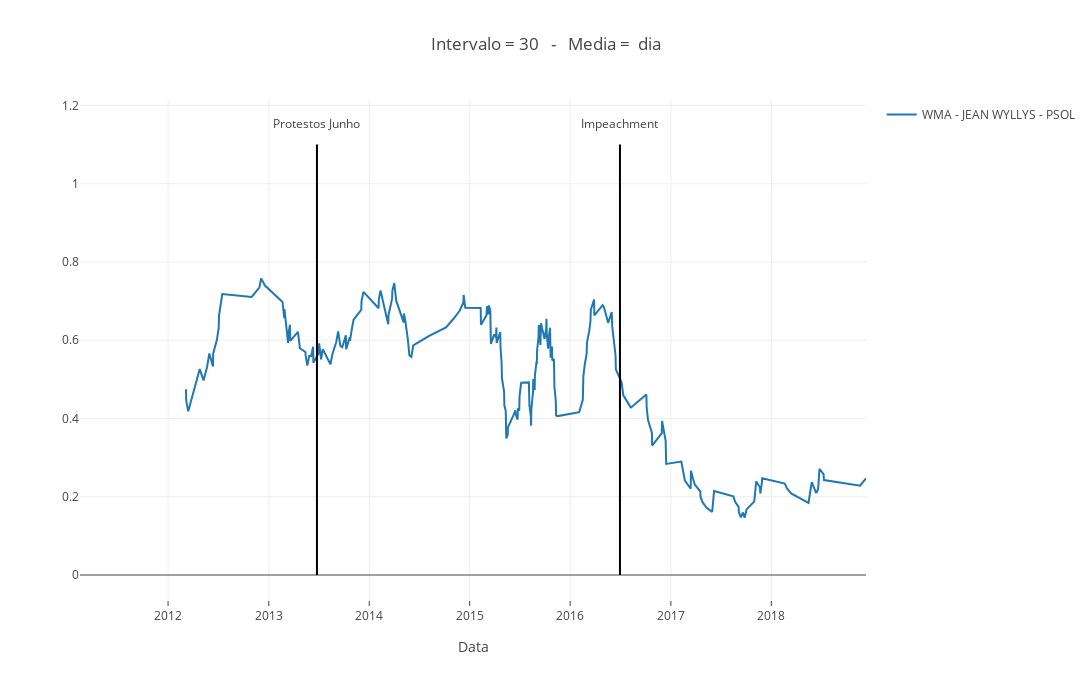

Write notebook code for a chart like this one.
### Code cell
data=[]
for moving in movings_list:
    
    if deputado == 'Congresso':
        trace = go.Scatter(
                            x = xxx,
                            y = movings[moving],
                            mode = "lines",
                            name = "%s - Congresso"%moving.upper(),
        #                     marker = dict(color = 'red'),
        #                     text= df.university_name
                            )

        data.append(trace)
        
        
    else:
        trace = go.Scatter(
                            x = xxx,
                            y = movings[moving],
                            mode = "lines",
                            name = "%s - %s - %s" %(moving.upper(),deputado,partidos[len(partidos)-1]),
        #                     marker = dict(color = 'red'),
        #                     text= df.university_name
                            )

        data.append(trace)

layout = dict(title = 'Intervalo = %i   -   Media =  %s' %(n,intervalo),
              xaxis= dict(title= 'Data',ticklen= 5,zeroline= False,
                         range = [min(xxx),max(xxx)]
                         ),
              width=800*1.73,
              height=400*1.7,
             )

fig = dict(data = data + acontecimentos(), layout = layout)
plotly.offline.plot(fig)
iplot(fig)

### Figure 1 — Plotly figure (JSON) as saved in the notebook; plotly's stock layout.template omitted (floating-point values rounded to 4 significant figures; data arrays with more than 128 entries replaced by an {"elided": "..."} marker saying what was removed)
{"data": [{"mode": "lines", "name": "WMA - JEAN WYLLYS - PSOL", "type": "scatter", "uid": "0592356d-98fa-4072-a270-f4363dd31b2a", "x": {"elided": "260 str values"}, "y": {"elided": "260 float values"}}, {"mode": "text", "showlegend": false, "text": ["Mensalão"], "type": "scatter", "uid": "54508cb3-a217-43c2-bbc2-1e8faffd6349", "x": ["2005-06-29"], "y": [1.15]}, {"marker": {"color": "black"}, "mode": "lines", "showlegend": false, "type": "scatter", "uid": "03b7d2cc-1488-4217-8592-0c8defdf15e1", "x": ["2005-06-29", "2005-06-29"], "y": [0, 1.1]}, {"mode": "text", "showlegend": false, "text": ["Crise Imobiliaria"], "type": "scatter", "uid": "8c153deb-a6c0-48c3-9451-bfcf2e50f8ce", "x": ["2008-09-02"], "y": [1.15]}, {"marker": {"color": "black"}, "mode": "lines", "showlegend": false, "type": "scatter", "uid": "07403e8e-f503-474c-ba16-76ad5633474c", "x": ["2008-09-02", "2008-09-02"], "y": [0, 1.1]}, {"mode": "text", "showlegend": false, "text": ["Protestos Junho"], "type": "scatter", "uid": "56491a5b-0f42-4704-88de-2908ad579ee2", "x": ["2013-06-25"], "y": [1.15]}, {"marker": {"color": "black"}, "mode": "lines", "showlegend": false, "type": "scatter", "uid": "eabaf65c-52ec-462e-90f0-64dea9ac81cf", "x": ["2013-06-25", "2013-06-25"], "y": [0, 1.1]}, {"mode": "text", "showlegend": false, "text": ["Impeachment"], "type": "scatter", "uid": "6e31e5b4-fc7a-4c43-ae08-3858329f9dee", "x": ["2016-06-30"], "y": [1.15]}, {"marker": {"color": "black"}, "mode": "lines", "showlegend": false, "type": "scatter", "uid": "ba7a71b0-3b67-44e0-badb-a4f0a8f4473f", "x": ["2016-06-30", "2016-06-30"], "y": [0, 1.1]}], "layout": {"height": 680, "title": {"text": "Intervalo = 30   -   Media =  dia"}, "width": 1384, "xaxis": {"range": ["2011-02-15", "2018-12-11"], "ticklen": 5, "title": {"text": "Data"}, "type": "date", "zeroline": false}, "yaxis": {"autorange": true, "range": [-0.06389, 1.214], "type": "linear"}}}
